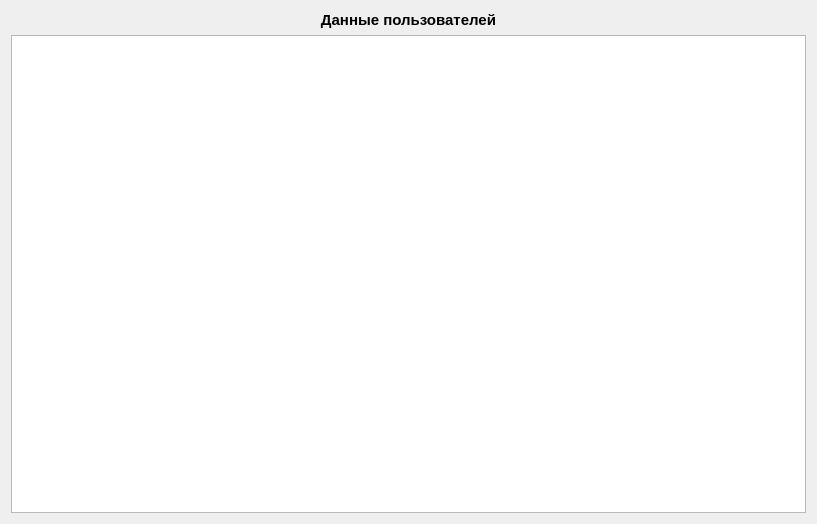
<?xml version="1.0" encoding="UTF-8"?>
<ui version="4.0">
 <class>Form</class>
 <widget class="QWidget" name="Form">
  <property name="geometry">
   <rect>
    <x>0</x>
    <y>0</y>
    <width>817</width>
    <height>524</height>
   </rect>
  </property>
  <property name="minimumSize">
   <size>
    <width>800</width>
    <height>0</height>
   </size>
  </property>
  <property name="windowTitle">
   <string>Таблица</string>
  </property>
  <layout class="QGridLayout" name="gridLayout">
   <item row="0" column="0">
    <widget class="QLabel" name="label">
     <property name="font">
      <font>
       <pointsize>11</pointsize>
       <weight>75</weight>
       <bold>true</bold>
      </font>
     </property>
     <property name="text">
      <string>Данные пользователей</string>
     </property>
     <property name="alignment">
      <set>Qt::AlignCenter</set>
     </property>
    </widget>
   </item>
   <item row="1" column="0">
    <widget class="QTableWidget" name="users_table"/>
   </item>
  </layout>
 </widget>
 <resources/>
 <connections/>
</ui>
